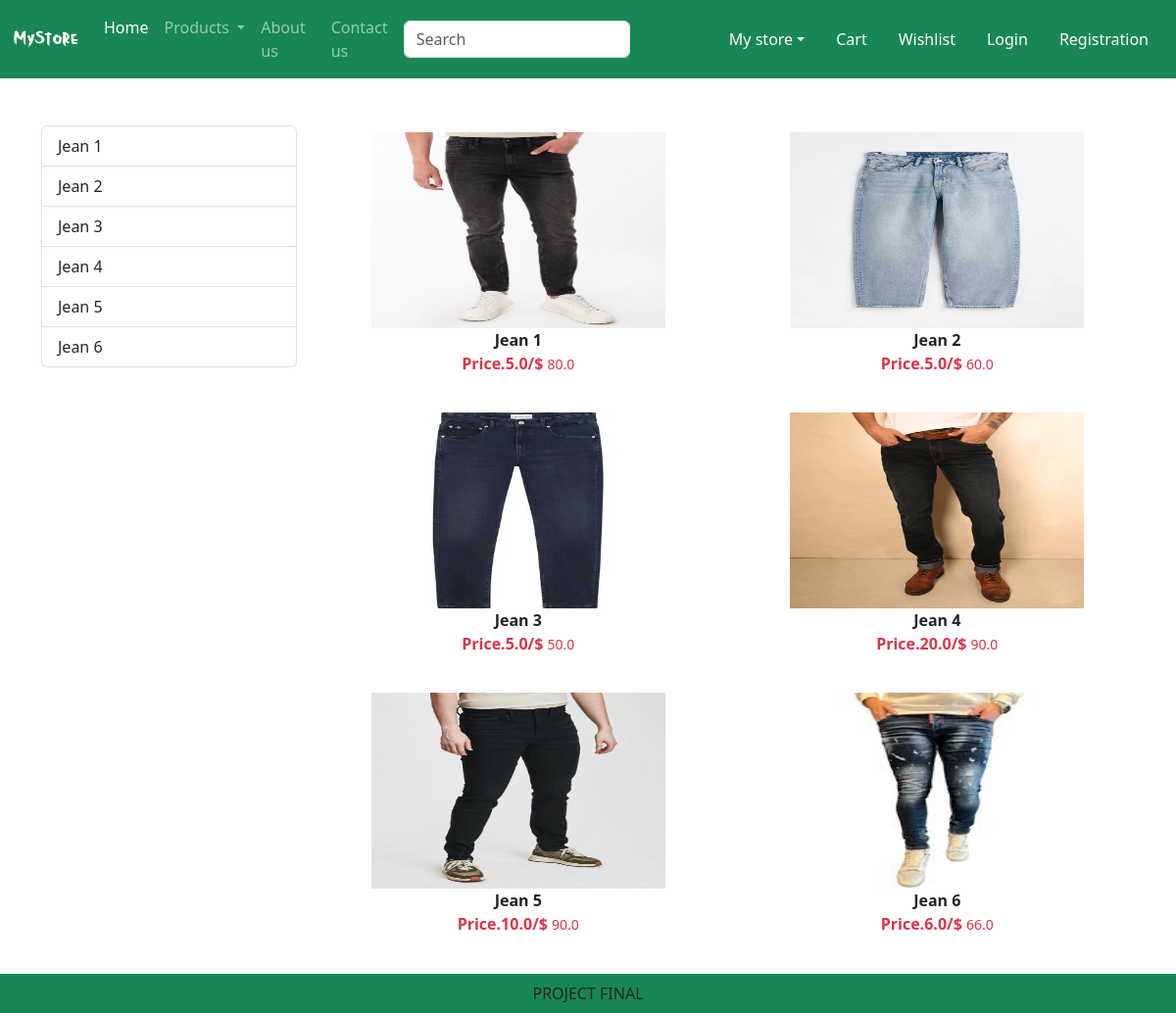
The page /category/JE on the database its author committed.
### app/models.py (models this page shows, shortened)
class Product(models.Model):
    title = models.CharField(max_length=100)
    selling_price = models.FloatField()
    discounted_price = models.FloatField()
    description = models.TextField()
    composition = models.TextField(default='')
    podapp = models.TextField(default='')
    category = models.CharField(choices=CATEGORY_CHOICES, max_length=2)
    product_image = models.ImageField(upload_to='product', blank=True, null=True)

### app/views.py (the view)
# urls.py: path("category/<slug:val>", views.CategoryView.as_view(),name="category" ),
class CategoryView(View):
    def get(self,request,val):
        product = Product.objects.filter(category=val)
        title = Product.objects.filter(category=val).values('title')
        return render(request, "app/category.html",locals())

### app/templates/app/category.html (shortened to what this page needs)
{% extends 'app/base.html' %}
{% load static %}
{% block main-content%}
    <div class ="container my-5">
        <div class ="row">
            <div class ="col-sm-3">
                <div class ="list-group">
                    {% for val in title %}
                        <a href="{% url 'category-title' val.title %}" class="list-group-item list-group-item-action" argia-current="true">
                        {{val.title}}</a>
                    {% endfor %}
                </div>
            </div>
            <div class="col-sm-9">
                <div class ="row">
                    {% for prod in product%}
                        <div class="col text-center mb-4">
                            <a href = "{% url 'product-detail' prod.id %}" class="btn">
                            <div>
                                <img src="{{prod.product_image.url}}" width="300px" height="200px">
                                <div class ="fw-bold">{{prod.title}}</div>
                                <div class ="fw-bold text-danger">
                                    Price.{{prod.discounted_price}}/$
                                    <small class="fw-light text-decoration-line-throught">{{prod.selling_price}}</small>
                                </div>
                            </div>
                            </a>
                        </div>
                    {% endfor %}
                </div>
            </div>
        </div>
    </div>
{% endblock main-content%}

### rows shown on the page
Product: product_image (picture), title "Jean 1", discounted_price "5.0", selling_price "80.0"
Product: product_image (picture), title "Jean 2", discounted_price "5.0", selling_price "60.0"
Product: product_image (picture), title "Jean 3", discounted_price "5.0", selling_price "50.0"
Product: product_image (picture), title "Jean 4", discounted_price "20.0", selling_price "90.0"
Product: product_image (picture), title "Jean 5", discounted_price "10.0", selling_price "90.0"
Product: product_image (picture), title "Jean 6", discounted_price "6.0", selling_price "66.0"

### other values the page prints
{{ val.title }} "Jean 1" "Jean 2" "Jean 3" "Jean 4" "Jean 5" "Jean 6"
